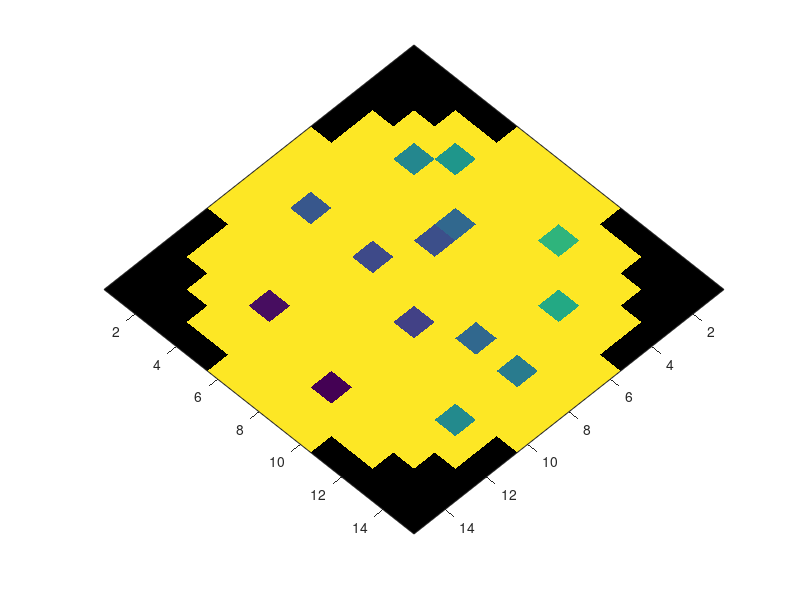

This chart was generated by the following MATLAB code: (Note: this script raises an error after producing the figure.)
% visualizing RFs in V1 chamber:
clear all;

grid   = nan(15,15);
center = median([1:size(grid,1)]);

notsampled = 0; 
% setup grid:
if notsampled == 0
grid([center-2:center+2],[1 size(grid,1)])     = 0;

grid([center-4:center+4],[2 size(grid,1)-1])   = 0;

grid([center-5:center+5],[3 (size(grid,1)-2)]) = 0;

grid([center-6:center+6],[4 (size(grid,1)-3)]) = 0;

grid([center-6:center+6],[5 (size(grid,1)-4)]) = 0;

grid(:,[6:10]) = 0;
else
grid([center-2:center+2],[1 size(grid,1)])     = nan;

grid([center-4:center+4],[2 size(grid,1)-1])   = nan;

grid([center-5:center+5],[3 (size(grid,1)-2)]) = nan;

grid([center-6:center+6],[4 (size(grid,1)-3)]) = nan;

grid([center-6:center+6],[5 (size(grid,1)-4)]) = nan;

grid(:,[6:10]) = nan;
end

nangrid = grid;
nangrid(nangrid == 0) = nan; 

% real data points (rfs from recordings)
pts(1).x = 9;
pts(1).y = 9;
pts(1).rx = -7.25;
pts(1).ry = -0.5;

pts(2).x = 10;
pts(2).y = 3;
pts(2).rx = -3.2;
pts(2).ry = -2.3;

pts(3).x = 3;
pts(3).y = 8;
pts(3).rx = -6.5;
pts(3).ry = -4.5;

pts(4).x = 5;
pts(4).y = 12;
pts(4).rx = -8.7;
pts(4).ry = -0.2;

pts(5).x = 13;
pts(5).y = 8;
pts(5).rx = -5.34;
pts(5).ry = -0.15;

pts(6).x = 13;
pts(6).y = 11;
pts(6).rx = -4.7;
pts(6).ry = -2;

pts(7).x = 5;
pts(7).y = 3;
pts(7).rx = -4.3;
pts(7).ry = -4;

pts(8).x = 7;
pts(8).y = 6;
pts(8).rx = -6.8;
pts(8).ry = -3.2;

pts(9).x = 6;
pts(9).y = 8;
pts(9).rx = -7.01;
pts(9).ry = -2.79;

% pts(10).x = 5;
% pts(10).y = 11;
% pts(10).rx = -4.0;
% pts(10).ry = -2.7;


pts(10).x = 4;
pts(10).y = 4;
pts(10).rx = -4.88;
pts(10).ry = -5.15;

pts(11).x = 12;
pts(11).y = 5;
pts(11).rx = -3.6;
pts(11).ry = -1;

pts(12).x = 7;
pts(12).y = 5;
pts(12).rx = -6;
pts(12).ry = -5;

pts(13).x = 9;
pts(13).y = 13;
pts(13).rx = -9;
pts(13).ry = -1.3;

pts(14).x = 11;
pts(14).y = 8;
pts(14).rx = -6;
pts(14).ry = -.1;

gridX = grid;
gridY = grid;
gridEcc = grid;
gridTh = grid;
   
for i = 1:length(pts)
    
    gridX(pts(i).x,pts(i).y) = pts(i).rx;
    
    gridY(pts(i).x,pts(i).y) = pts(i).ry;
    
    [gridth(i),gridecc(i)] = cart2pol(pts(i).rx,pts(i).ry); 
     gridEcc(pts(i).x,pts(i).y) = gridecc(i); 
     gridth(i) = rad2deg(gridth(i)); 
     if gridth(i) < 0
         gridth(i) = gridth(i) + 360; 
     end
     gridTh(pts(i).x,pts(i).y)  = gridth(i); 
     
     nangrid(pts(i).x,pts(i).y)  = gridth(i); 
end

figure, set(gcf,'Color','w'); 
Xmat = flipud(rot90(gridX,1)); 
h = imagesc(Xmat), view([45 90])
set(h,'alphadata',~isnan(gridX)); 
colorbar, set(gca,'Box','off','TickDir','out'); 
title(gca,'x positions'); 
cmap = colormap; cmap(end,:) = [0 0 0]; 
colormap(cmap); cb = colorbar, ylabel(cb,'deg'); 
ylabel('caudal-rostral'); xlabel('medial-lateral'); 

figure, set(gcf,'Color','w'); 
Ymat = flipud(rot90(gridY,1)); 
h = imagesc(Ymat), view([45 90])
set(h,'alphadata',~isnan(gridY));  
colorbar, set(gca,'Box','off','TickDir','out'); 
title(gca,'y positions'); 
cmap = colormap; cmap(end,:) = [0 0 0]; 
colormap(cmap); cb = colorbar, ylabel(cb,'deg');
ylabel('caudal-rostral'); xlabel('medial-lateral'); 
x = get(gca,'XLabel'); rotate(x,[0 0 1],deg2rad(90)); 

figure, set(gcf,'Color',[.5 .5 .5]); 
Emat = flipud(rot90(gridEcc,1)); 
h = imagesc(Emat), view([45 90])
set(h,'alphadata',~isnan(Emat));  
colorbar, set(gca,'Box','off','TickDir','out'); 
title(gca,'eccentricty'); 
cmap = colormap; cmap(1,:) = [0 0 0]; 
colormap(cmap); cb = colorbar, ylabel(cb,'deg');
ylabel('caudal-rostral'); xlabel('medial-lateral'); 
x = get(gca,'XLabel'); rotate(x,[0 0 1],deg2rad(90)); 


figure, set(gcf,'Color',[.5 .5 .5]); 
T2mat =flipud(rot90(nangrid,1)); 
Tmat = flipud(rot90(gridTh,1));  

h = imagesc(Tmat), view([45 90]); 
set(h,'alphadata',~isnan(Tmat)); 
hold on;
h2 = imagesc(T2mat), view([45 90]); 
colorbar, set(gca,'Box','off','TickDir','out'); 
title(gca,'angle'); caxis([179 270]); 
cmap = colormap; 
if notsampled == 0
    cmap(1,:) = [0 0 0];
end
colormap(cmap); cb = colorbar, ylabel(cb,'deg');
ylabel('caudal-rostral'); xlabel('medial-lateral'); 
x = get(gca,'XLabel'); rotate(x,[0 0 1],deg2rad(90)); 
 

% figure,
% [TH,R] = meshgrid(linspace(0,2*pi,100),linspace(1,10,100));
% [X,Y] = pol2cart(TH,log(R));
% surface(X,Y,zeros(size(X)),R);
% shading interp, colorbar

[X, Y] = ndgrid(1:15,1:15); 
V      = Emat; 
F      = griddedInterpolant(X,Y,V,'linear'); 
